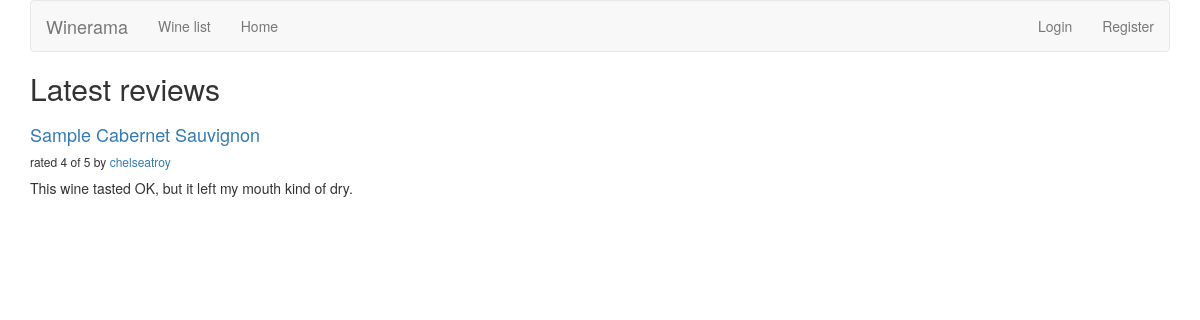
/reviews/, run on an earlier commit of the app's database.
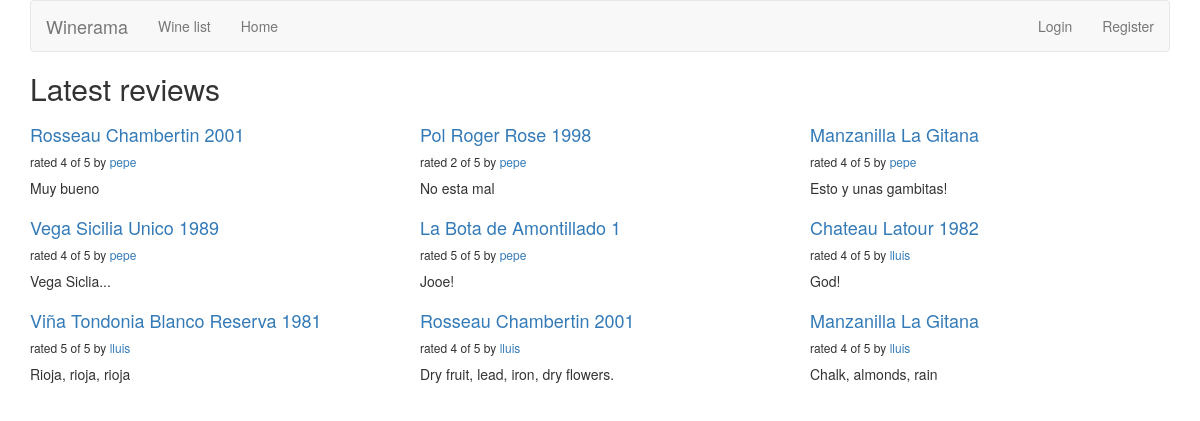
And on a later commit of the database.
### reviews/models.py (models this page shows, shortened)
class Review(models.Model):
    RATING_CHOICES = (
        (1, '1'),
        (2, '2'),
        (3, '3'),
        (4, '4'),
        (5, '5'),
    )
    wine = models.ForeignKey(Wine)
    pub_date = models.DateTimeField('date published')
    user_name = models.CharField(max_length=100)
    comment = models.CharField(max_length=200)
    rating = models.IntegerField(choices=RATING_CHOICES)

class Wine(models.Model):
    name = models.CharField(max_length=200)
    user_name = models.CharField(max_length=100, default = '')
    description = models.CharField(max_length=200, default = '')

### reviews/views.py (the view)
def review_list(request):
    latest_review_list = Review.objects.order_by('-pub_date')[:9]
    context = {'latest_review_list': latest_review_list}
    return render(request, 'reviews/review_list.html', context)

### reviews/templates/reviews/review_list.html
{% extends 'base.html' %}
{% block title %}
<h2>Latest reviews</h2>
{% endblock %}
{% block content %}
{% if latest_review_list %}
<div class="row">
    {% for review in latest_review_list %}
    <div class="col-xs-6 col-lg-4">
        <h4><a href="{% url 'reviews:review_detail' review.id %}">
        {{ review.wine.name }}
        </a></h4>
        <h6>rated {{ review.rating }} of 5 by <a href="{% url 'reviews:user_review_list' review.user_name %}" >{{ review.user_name }}</a></h6>
        <p>{{ review.comment }}</p>
    </div>
    {% endfor %}
</div>
{% else %}
<p>No reviews are available.</p>
{% endif %}
{% endblock %}

### templates/base.html (shortened to what this page needs)
{% load bootstrap3 %}
{% bootstrap_css %}
{% block bootstrap3_content %}
<div class="container">
   <nav class="navbar navbar-default">
        <div class="navbar-header">
            <a class="navbar-brand" href="{% url 'reviews:review_list' %}">Winerama</a>
        </div>
        <div id="navbar" class="navbar-collapse collapse">
            <ul class="nav navbar-nav">
                <li><a href="{% url 'reviews:wine_list' %}">Wine list</a></li>
                <li><a href="{% url 'reviews:review_list' %}">Home</a></li>
            </ul>
            <ul class="nav navbar-nav navbar-right">
            {% if user.is_authenticated %}
                <li><a href="{% url 'reviews:user_review_list' user.username %}">Hello {{ user.username }}</a></li>
                <li><a href="{% url 'reviews:add_wine_form' %}">Add Wine</a></li>
                <li><a href="{% url 'reviews:user_recommendation_list' %}">Wine suggestions</a></li>
                <li><a href="{% url 'auth:logout' %}">Logout</a></li>
                {% else %}
                <li><a href="{% url 'auth:login' %}">Login</a></li>
                <li><a href="/accounts/register">Register</a></li>
                {% endif %}
            </ul>
        </div>
    </nav>
    <h1>{% block title %}(no title){% endblock %}</h1>
    {% block content %}(no content){% endblock %}
</div>
{% endblock %}

What changed in the data, as far as the page shows it:
no longer on this page (row edited): Review: wine.name "Sample Cabernet Sauvignon", rating "4", user_name "chelseatroy", comment "This wine tasted OK, but it left my mouth kind of dry."
added Review: wine.name "Rosseau Chambertin 2001", rating "4", user_name "pepe", comment "Muy bueno"
added Review: wine.name "Pol Roger Rose 1998", rating "2", user_name "pepe", comment "No esta mal"
added Review: wine.name "Manzanilla La Gitana", rating "4", user_name "pepe", comment "Esto y unas gambitas!"
added Review: wine.name "Vega Sicilia Unico 1989", rating "4", user_name "pepe", comment "Vega Siclia..."
added Review: wine.name "La Bota de Amontillado 1", rating "5", user_name "pepe", comment "Jooe!"
added Review: wine.name "Chateau Latour 1982", rating "4", user_name "lluis", comment "God!"
added Review: wine.name "Viña Tondonia Blanco Reserva 1981", rating "5", user_name "lluis", comment "Rioja, rioja, rioja"
added Review: wine.name "Rosseau Chambertin 2001", rating "4", user_name "lluis", comment "Dry fruit, lead, iron, dry flowers."
added Review: wine.name "Manzanilla La Gitana", rating "4", user_name "lluis", comment "Chalk, almonds, rain"
